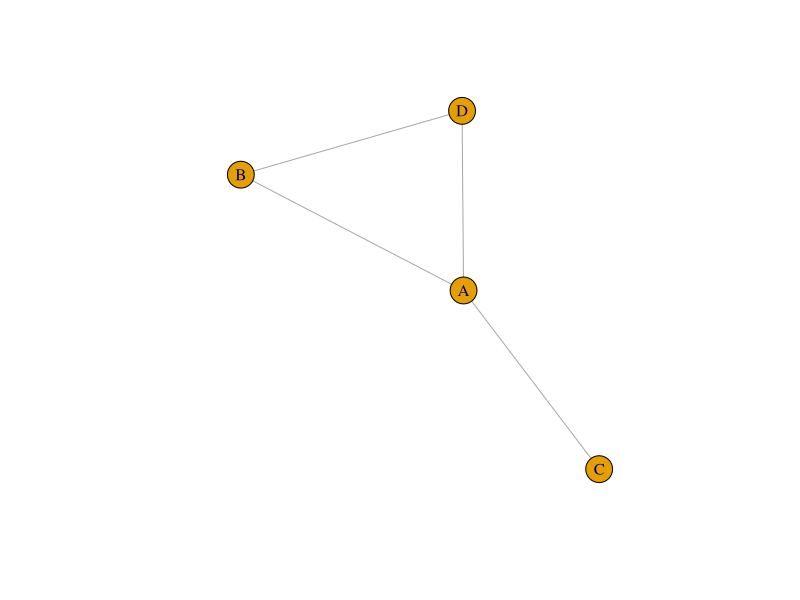
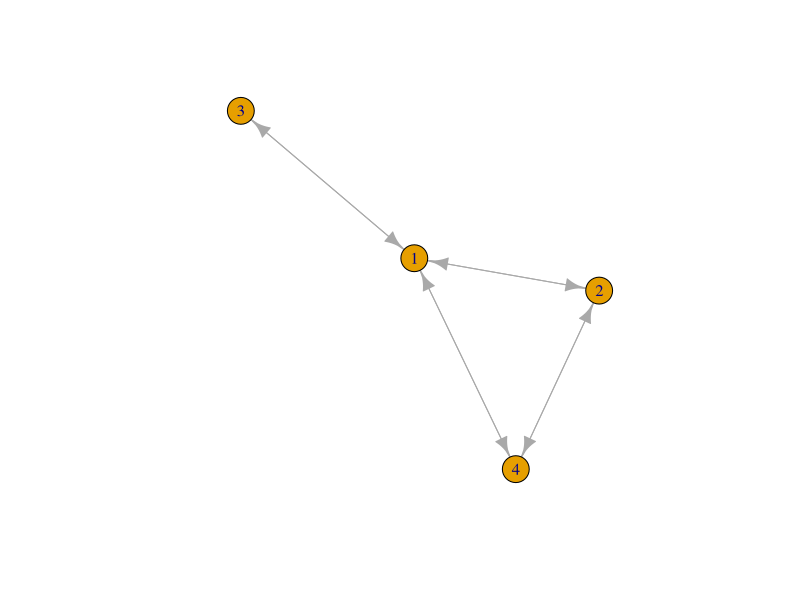
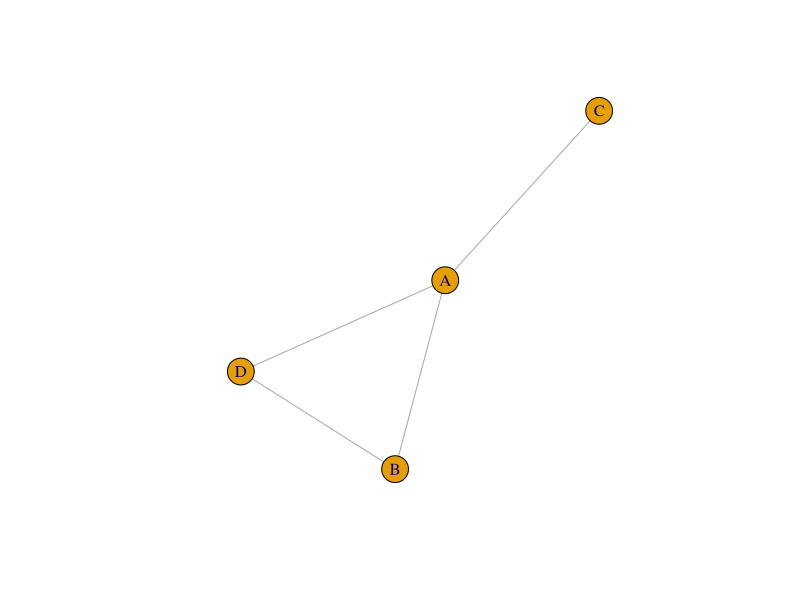
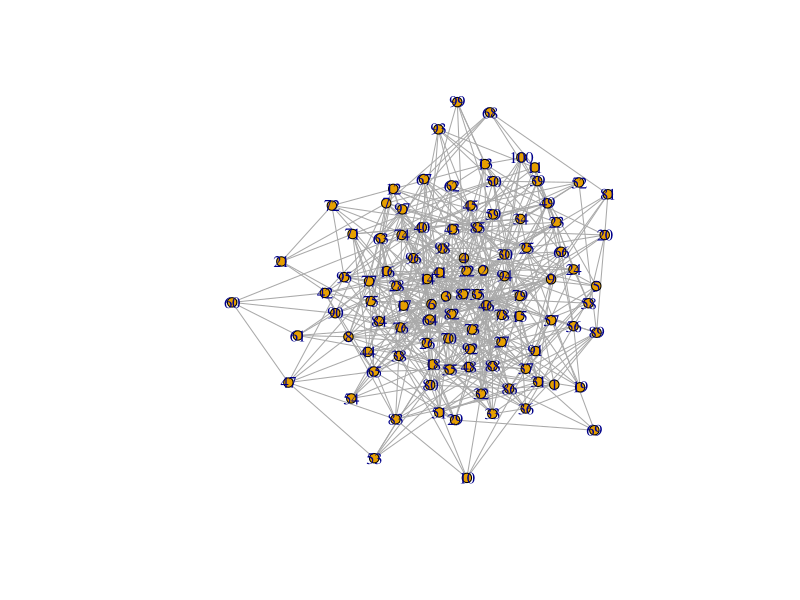
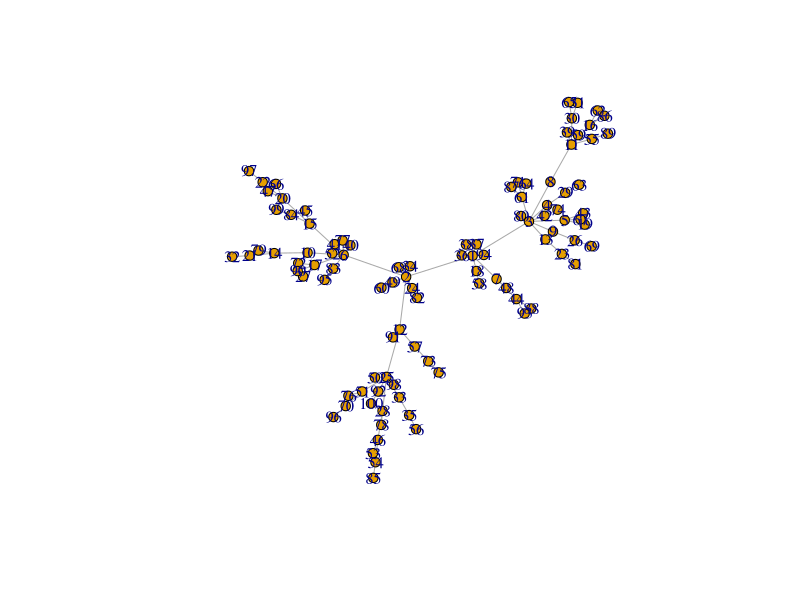
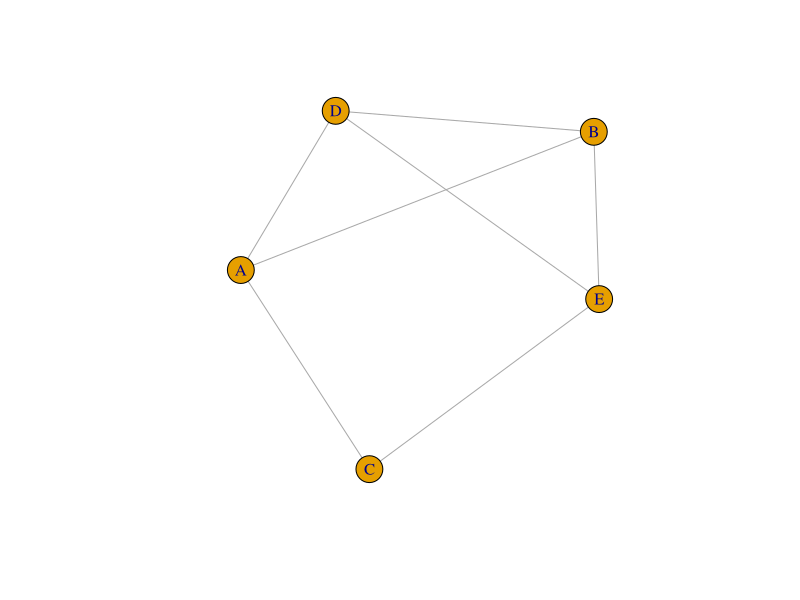

R code for these plots, in order:
## ---- chunk 1
library("igraph")
## ---- chunk 2
g1 = graph.formula(A-B, A-C, A-D, B-D)
## ---- chunk 3
print(g1)
## ---- chunk 4
V(g1)
## ---- chunk 5
E(g1)
## ---- chunk 6
plot(g1)
## ---- chunk 7
A = matrix(0,4,4)
## ---- chunk 8
A[1,c(2,3,4)] = 1
## ---- chunk 9
A[2,c(1,4)] = 1
## ---- chunk 10
A[3,1] = 1
## ---- chunk 11
A[4,c(1,2)] = 1
## ---- chunk 12
print(A)
## ---- chunk 13
g2 = graph.adjacency(A)
## ---- chunk 14
plot(g2)
## ---- chunk 15
el = matrix(c("A","A","A","B","B","C","D","D"),4,2)
print(el)
## ---- chunk 16
g4 = graph.edgelist(el, directed=FALSE)
plot(g4)
## ---- chunk 17
g.er = erdos.renyi.game(n = 100,p = 0.1)
plot(g.er,  vertex.size = 5)
## ---- chunk 18
g.ba = barabasi.game(n = 100, directed=FALSE)
plot(g.ba,  vertex.size = 5)
## ---- chunk 19
closeness(g.ba)
## ---- chunk 20
betweenness(g.er)
## ---- chunk 21
g3 = graph.formula(A-B, A-C, A-D, B-D, B-E, E-D, C-E)
plot(g3)
## ---- chunk 22
library("igraph")
